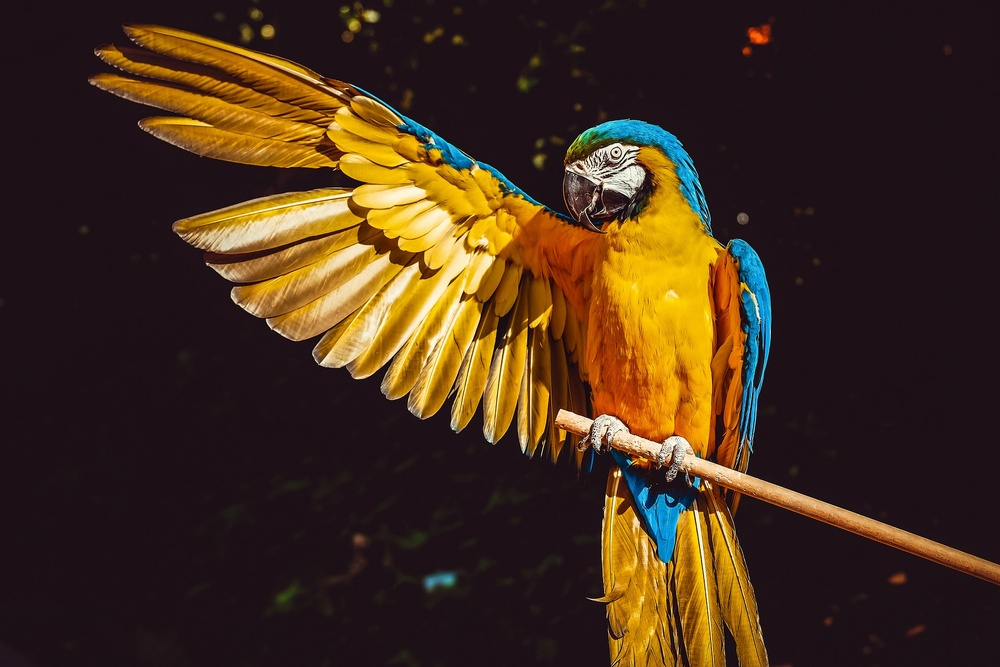
#> input picture opencv/ara.jpg, 1000 x 667 px, shrunk from 1920 x 1280 before the run
$ python edgedetect1.py
#> lines starting #> are read from the running program, lines starting #| are printed output that depends on the picture; after the words box and inside, x2 and y2 are one past the last pixel; in counts of white or black regions, pixels touching at a corner belong together
# edge detect 1
# 이진 이미지에서 외부 및 내부 구분, 윤곽선 찾

import cv2, numpy as np, matplotlib.pyplot as plt

image = cv2.imread('ara.jpg',cv2.IMREAD_GRAYSCALE)
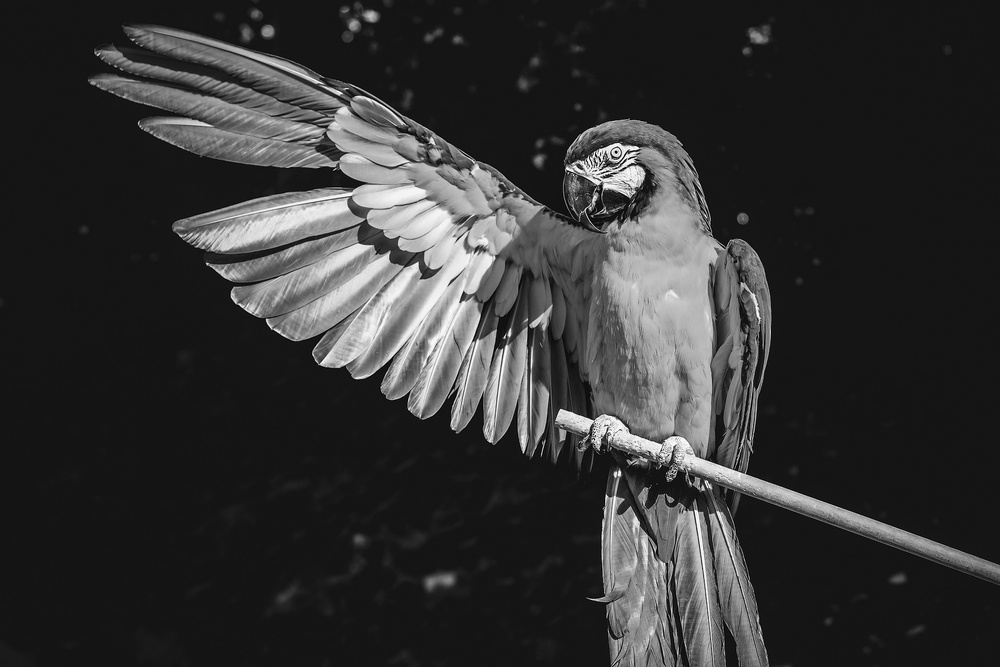
#> image: shape (667, 1000); min 0, max 255, mean 51.9
otsu_thres, otsu_mask = cv2.threshold(image,-1,1,cv2.THRESH_BINARY | cv2.THRESH_OTSU)
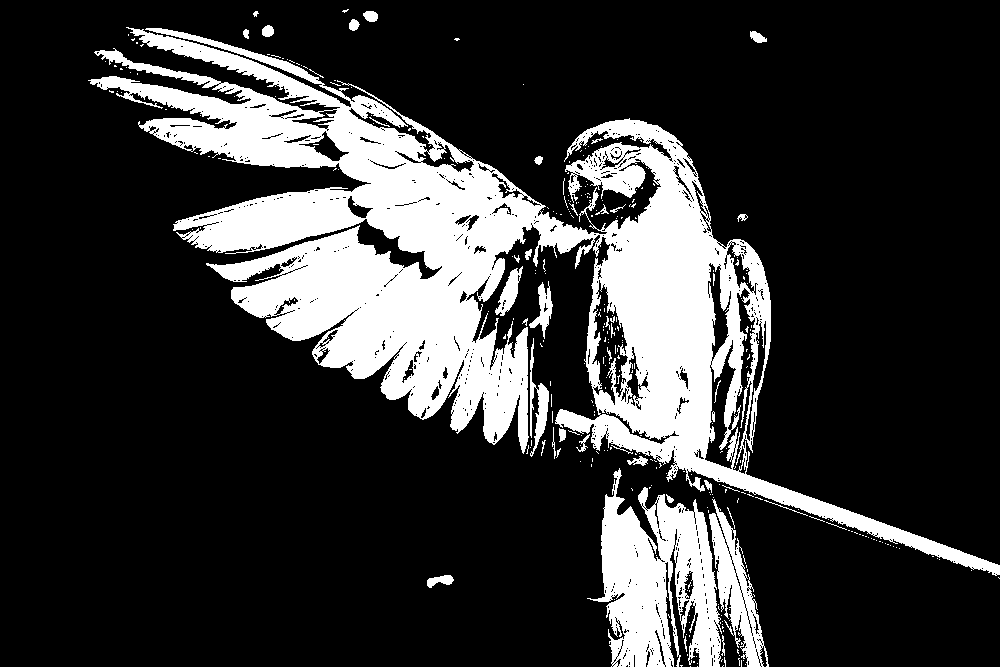
#> otsu_mask: shape (667, 1000); values 0 (black) and 1 (white), 21.3% white; 320 white regions (279 under 20 px)
#> otsu_thres = 88
# 외부 및 내부의 윤곽선을 찾아 2단계의 계층으로 조직화합니다.
# findContours는 윤곽을 찾아주는 함수입니다. 인자로 image, RETR_CCOMP는 mode로, 2단계로 계층을
# 표현합니다.  CHAIN_APPROX_SIMPLE은 수평, 수직, 대각선이 엣지에 포함됩니다.

contours, hierarchy = cv2.findContours(otsu_mask, cv2.RETR_CCOMP, cv2.CHAIN_APPROX_SIMPLE)
#> contours = 1535 contours, 1413 with area under 20; largest, box (x1, y1, x2, y2) and area: (88, 27, 1000, 576) 127976, (587, 468, 722, 667) 14960, (704, 287, 756, 472) 3639, (709, 499, 769, 667) 3502, (591, 279, 629, 406) 2435

eximage = np.zeros(image.shape, image.dtype)
for i in range(len(contours)):
    if hierarchy[0][i][3] == -1:
        cv2.drawContours(eximage, contours, i, 255, -1)
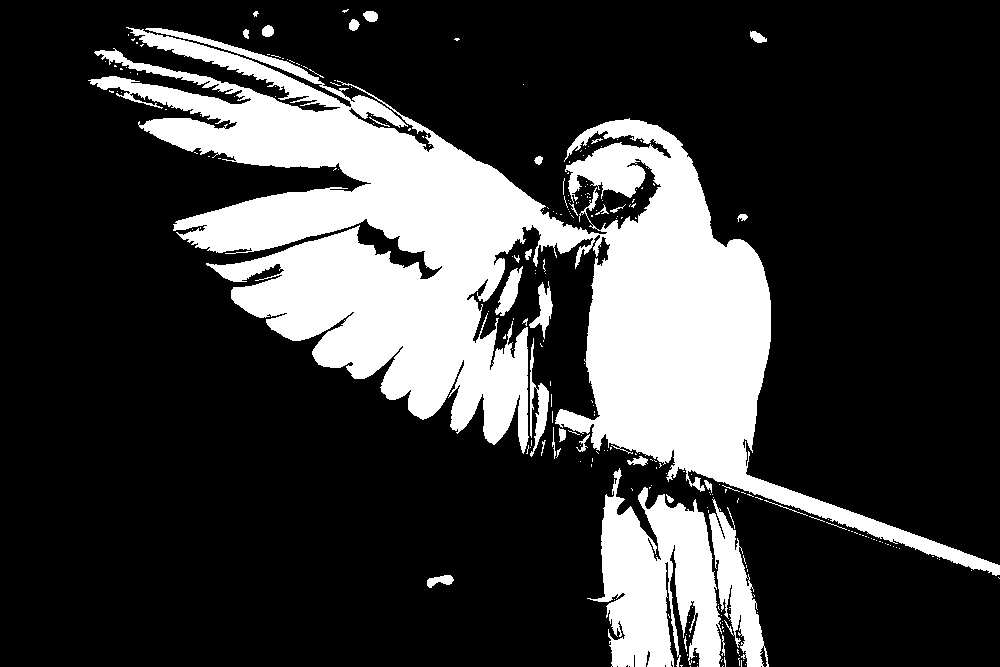
#> eximage: shape (667, 1000); 23.5% white; 250 white regions (215 under 20 px), largest, box (x1, y1, x2, y2) and area: (88, 27, 1000, 576) 132478, (587, 468, 722, 667) 15834, (709, 499, 769, 667) 3920

inimage = np.zeros(image.shape, image.dtype)
for i in range(len(contours)):
    if hierarchy[0][1][3] != -1:
        cv2.drawContours(inimage, contours, i, 255, -1)
#> inimage: shape (667, 1000); every value is 0

# 3개짜리 figure 실행
plt.figure(figsize=(10,3))
plt.subplot(131)
plt.axis('off')
plt.title('original')
plt.imshow(image, cmap='gray')
plt.subplot(132)
plt.axis('off')
plt.title('external image')
plt.imshow(eximage,cmap='gray')
plt.subplot(133)
plt.axis('off')
plt.title('internal image')
plt.imshow(inimage, cmap='gray')
plt.tight_layout()
plt.show()
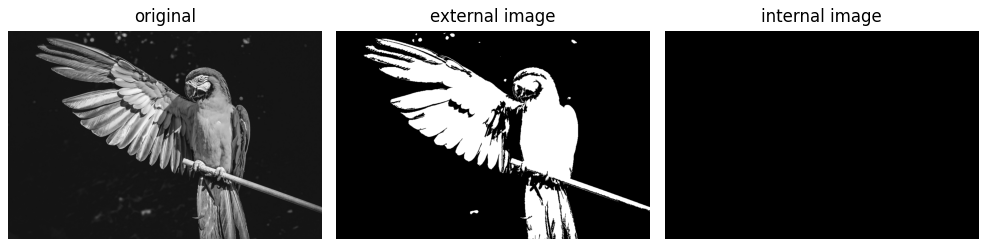
#> figure drawn by matplotlib, 3 panels
